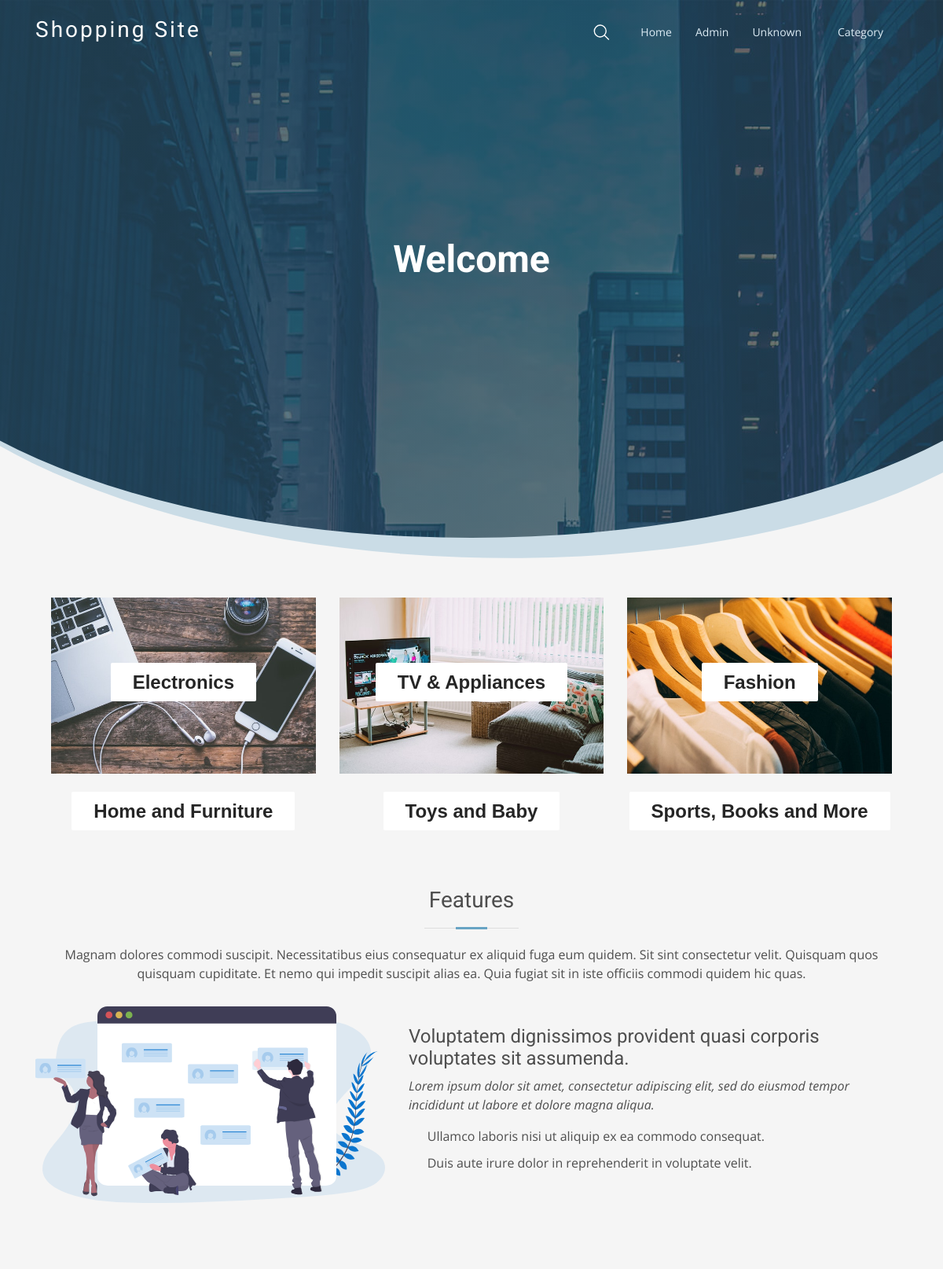
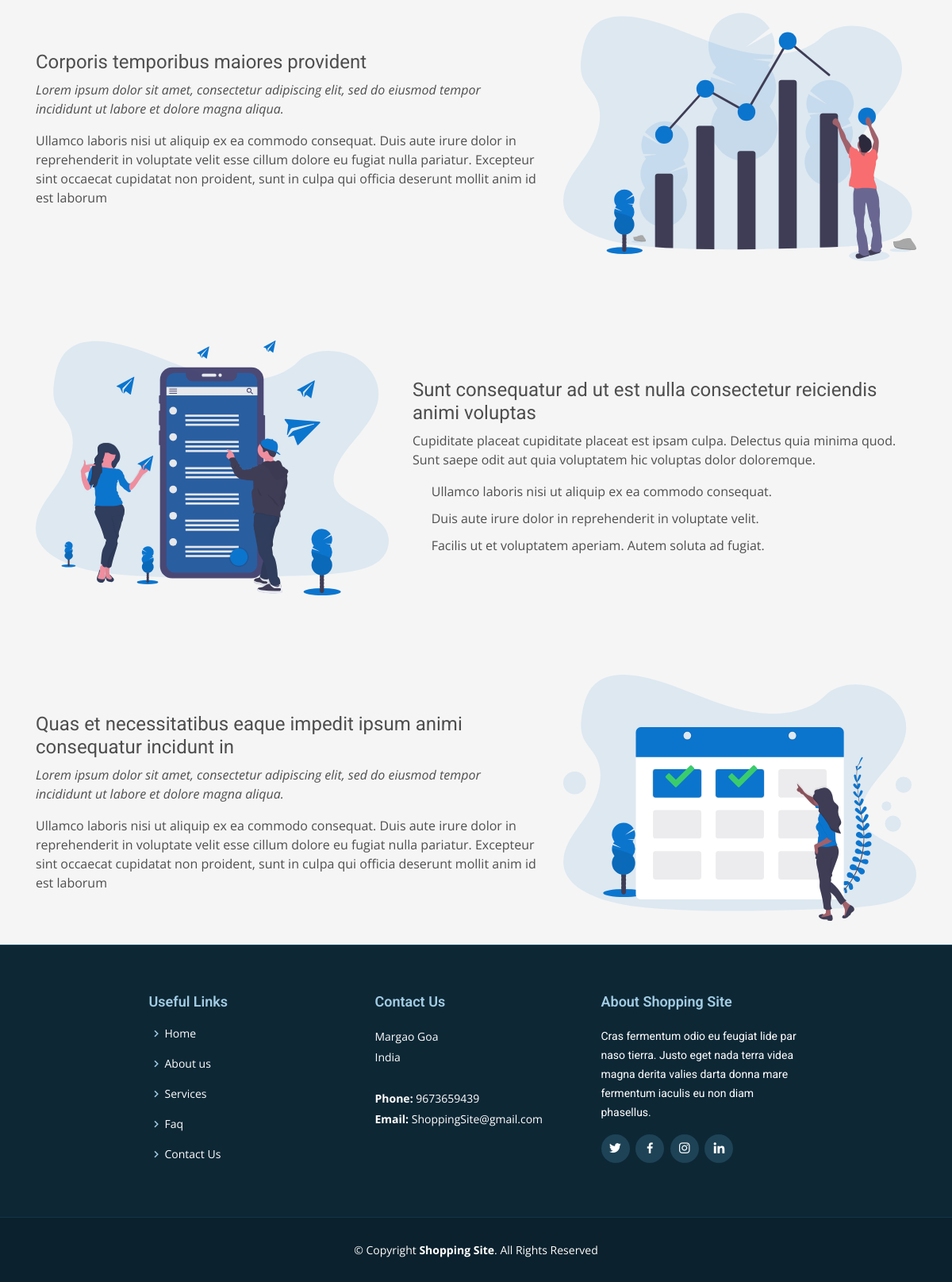
Screenshot of / (signed in) with the database file from the repository (2 pictures, top to bottom).
### products/models.py (models this page shows, shortened)
class Category(MPTTModel):
    name = models.CharField(max_length=50, unique=True)
    parent = TreeForeignKey('self', null=True, blank=True, related_name='children', db_index=True,
                            on_delete=models.CASCADE)
    image_url = models.ImageField(upload_to='category/img', null=True, blank=True)
    description = models.CharField(max_length=200, null=True, blank=True)
    slug = models.SlugField(unique=True, blank=True)
    class MPTTMeta:
        order_insertion_by = ['name']
    class Meta:
        unique_together = ('parent', 'slug')
        verbose_name_plural = 'categories'

### products/views.py (the view)
# urls.py: path('', views.homepage, name='homepage'),
def homepage(request):
    category = Category.objects.filter(level=0)
    return render(request, 'template/homepage.html', {'category': category})

### products/context_processors.py (called while the page is built)
def add_variable_to_context(request):
    if request.user.is_authenticated:
        wishlist_count = Profile.objects.get(user=request.user).wishlist_products.all().count()
        cart_count = Profile.objects.get(user=request.user).cart_products.all().count()
        order_count = Admin.objects.filter(customer=request.user).count()
        notification_count = Notification.objects.filter(user=request.user, close=False).count()
        notification_new_count = Notification.objects.filter(user=request.user, seen=False).count()
        return {
            'order_count': order_count,
            'wishlist_count': wishlist_count,
            'cart_count': cart_count,
            'notification_count': notification_count,
            'notification_new_count': notification_new_count,
        }
    else:
        return {}

### products/templates/template/homepage.html (shortened to what this page needs)
{% extends 'template/base.html' %}
{% load static %}
{% block content %}
<section id="hero" class="d-flex justify-content-center align-items-center">
    <div id="heroCarousel" class="container carousel carousel-fade" data-ride="carousel">
        <div class="carousel-item active">
            <div class="carousel-container">
                <h2 class="animated fadeInDown">Welcome</h2>
            </div>
        </div>
    </div>
</section>
<div class="banner-section">
    <div class="container-fluid">
        <div class="row">
            {% for i in category %}
            <div class="col-lg-4" data-aos="fade-up" data-aos-anchor-placement='top-bottom'
                 style="margin-bottom:40px">
                <div class="single-banner">
                    <div class="inner-text">
                        <h4><a href="{% url 'category' slug=i.slug %}" class="stretched-link">{{ i.name }}</a></h4>
                    </div>
                </div>
            </div>
            {% endfor %}
        </div>
    </div>
</div>
<section class="features" style="margin-bottom: 30px;">
    <div class="container">
        <div class="section-title">
            <h2>Features</h2>
            <p>Magnam dolores commodi suscipit. Necessitatibus eius consequatur ex aliquid fuga eum quidem. Sit sint
                consectetur velit. Quisquam quos quisquam cupiditate. Et nemo qui impedit suscipit alias ea. Quia
                fugiat sit in iste officiis commodi quidem hic quas.</p>
        </div>
        <div class="row" data-aos-anchor-placement='top-bottom' data-aos="fade-up">
            <div class="col-md-5">
                <img src="{% static 'img/features-1.svg' %}" class="img-fluid" alt="">
            </div>
            <div class="col-md-7 pt-4">
                <h3>Voluptatem dignissimos provident quasi corporis voluptates sit assumenda.</h3>
                <p class="font-italic">
                    Lorem ipsum dolor sit amet, consectetur adipiscing elit, sed do eiusmod tempor incididunt ut
                    labore et dolore
                    magna aliqua.
                </p>
                <ul>
                    <li><i class="icofont-check"></i> Ullamco laboris nisi ut aliquip ex ea commodo consequat.</li>
                    <li><i class="icofont-check"></i> Duis aute irure dolor in reprehenderit in voluptate velit.
                    </li>
                </ul>
            </div>
        </div>
        <div class="row" data-aos="fade-up" data-aos-anchor-placement='top-bottom'>
            <div class="col-md-5 order-1 order-md-2">
                <img src="{% static 'img/features-2.svg' %}" class="img-fluid" alt="">
            </div>
            <div class="col-md-7 pt-5 order-2 order-md-1">
                <h3>Corporis temporibus maiores provident</h3>
                <p class="font-italic">
                    Lorem ipsum dolor sit amet, consectetur adipiscing elit, sed do eiusmod tempor incididunt ut
                    labore et dolore
                    magna aliqua.
                </p>
                <p>
                    Ullamco laboris nisi ut aliquip ex ea commodo consequat. Duis aute irure dolor in reprehenderit
                    in voluptate
                    velit esse cillum dolore eu fugiat nulla pariatur. Excepteur sint occaecat cupidatat non
                    proident, sunt in
                    culpa qui officia deserunt mollit anim id est laborum
                </p>
            </div>
        </div>
        <div class="row" data-aos="fade-up" data-aos-anchor-placement='top-bottom'>
            <div class="col-md-5">
                <img src="{% static 'img/features-3.svg' %}" class="img-fluid" alt="">
            </div>
            <div class="col-md-7 pt-5">
                <h3>Sunt consequatur ad ut est nulla consectetur reiciendis animi voluptas</h3>
                <p>Cupiditate placeat cupiditate placeat est ipsam culpa. Delectus quia minima quod. Sunt saepe odit
                    aut quia voluptatem hic voluptas dolor doloremque.</p>
                <ul>
                    <li><i class="icofont-check"></i> Ullamco laboris nisi ut aliquip ex ea commodo consequat.</li>
                    <li><i class="icofont-check"></i> Duis aute irure dolor in reprehenderit in voluptate velit.
                    </li>
                    <li><i class="icofont-check"></i> Facilis ut et voluptatem aperiam. Autem soluta ad fugiat.</li>
                </ul>
            </div>
        </div>
        <div class="row" data-aos="fade-up" data-aos-anchor-placement='top-bottom'>
            <div class="col-md-5 order-1 order-md-2">
                <img src="{% static 'img/features-4.svg' %}" class="img-fluid" alt="">
            </div>
            <div class="col-md-7 pt-5 order-2 order-md-1">
                <h3>Quas et necessitatibus eaque impedit ipsum animi consequatur incidunt in</h3>
                <p class="font-italic">
                    Lorem ipsum dolor sit amet, consectetur adipiscing elit, sed do eiusmod tempor incididunt ut
                    labore et dolore
                    magna aliqua.
                </p>
                <p>
                    Ullamco laboris nisi ut aliquip ex ea commodo consequat. Duis aute irure dolor in reprehenderit
                    in voluptate
                    velit esse cillum dolore eu fugiat nulla pariatur. Excepteur sint occaecat cupidatat non
                    proident, sunt in
                    culpa qui officia deserunt mollit anim id est laborum
                </p>
            </div>
        </div>
    </div>
</section>
{% endblock %}

### products/templates/template/base.html (shortened to what this page needs)
<!doctype html>
<html lang="en">
<head>
    <link rel="stylesheet" href="https://stackpath.bootstrapcdn.com/bootstrap/4.5.0/css/bootstrap.min.css"
>
    <link rel="stylesheet" href="https://cdnjs.cloudflare.com/ajax/libs/font-awesome/5.13.0/css/all.min.css"
/>
    {% load static %}
    <link rel="stylesheet" href="{% static 'vendor/aos/aos.css' %}">
    <link rel="stylesheet" href="{% static 'vendor/animate.css/animate.min.css' %}">
    <link rel="stylesheet" href="{% static 'vendor/icofont/icofont.min.css' %}">
    <link rel="stylesheet" href="{% static 'vendor/boxicons/css/boxicons.min.css' %}">
    <link rel="stylesheet" href="{% static 'vendor/owl.carousel/assets/owl.carousel.min.css' %}">
    <link rel="stylesheet" href="{% static 'vendor/elegant-icons.css' %}" type="text/css">
    <link rel="stylesheet" href="{% static 'vendor/themify-icons.css' %}" type="text/css">
    <link rel="stylesheet" href="{% static 'vendor/jquery-ui.min.css' %}" type="text/css">
    <link rel="stylesheet" href="{% static 'vendor/slicknav.min.css' %}" type="text/css">
    <link rel="stylesheet" href="{% static 'vendor/starability-all.min.css' %}" type="text/css">
    <link href="{% static 'css/style.css' %}" type="text/css" rel="stylesheet">
</head>
<body>
{% if request.path == '/' %}
<header id=header class="fixed-top header-transparent">
    {% else %}
    <header id=header class="fixed-top header">
        {% endif %}
        <div class="container">
            <div class="logo float-left">
                <h1 class="text-light"><a href="{% url 'homepage' %}"><span>Shopping Site</span></a></h1>
            </div>
            <nav class="nav-menu float-right d-none d-lg-block">
                <ul>
                    <li>
                        <form action="{% url 'search' %}" method="GET" value="{{request.GET.q}}">
                            <div class="search">
                                <input type="text" name="q" value="{{request.GET.q}}" placeholder=" ">
                                <div>
                                    <svg>
                                        <use xlink:href="#path"/>
                                    </svg>
                                </div>
                            </div>
                        </form>
                    </li>
                    <li><a href="{% url 'homepage' %}">Home</a></li>
                    {% if user.is_superuser or user.is_staff %}
                    <li><a href="{% url 'admin_page' %}">Admin</a></li>
                    {% endif %}
                    {% if user.is_authenticated %}
                    <li class="drop-down"><a href="{% url 'user' %}">{{ user.username }}</a>
                    </li>
                    {% elif request.path != "/login/" %}
                    <li><a href="{% url 'login' %}">Login</a></li>
                    {% endif %}
                    <li class="drop-down"><a href="">Category</a>
                    </li>
                </ul>
            </nav>
        </div>
    </header>
    {% block content %}
    {% endblock %}
    <footer id="footer">
        <div class="footer-top">
            <div class="container">
                <div class="row justify-content-center">
                    <div class="col-lg-3 col-md-6  footer-links">
                        <h4>Useful Links</h4>
                        <ul>
                            <li><i class="bx bx-chevron-right"></i> <a href="{% url 'homepage' %}">Home</a></li>
                            <li><i class="bx bx-chevron-right"></i> <a href="{% url 'about_us' %}">About us</a></li>
                            <li><i class="bx bx-chevron-right"></i> <a href="{% url 'services' %}">Services</a></li>
                            <li><i class="bx bx-chevron-right"></i> <a href="{% url 'faq' %}">Faq</a></li>
                            <li><i class="bx bx-chevron-right"></i> <a href="{% url 'contact_us' %}">Contact Us</a></li>
                        </ul>
                    </div>
                    <div class="col-lg-3 col-md-6 footer-contact">
                        <h4>Contact Us</h4>
                        <p>
                            Margao Goa<br>
                            India <br><br>
                            <strong>Phone:</strong> 9673659439<br>
                            <strong>Email:</strong> ShoppingSite@gmail.com<br>
                        </p>
                    </div>
                    <div class="col-lg-3 col-md-6 footer-info">
                        <h3>About Shopping Site</h3>
                        <p>Cras fermentum odio eu feugiat lide par naso tierra. Justo eget nada terra videa magna derita
                            valies darta donna mare fermentum iaculis eu non diam phasellus.</p>
                        <div class="social-links mt-3">
                            <a href="#" class="twitter"><i class="bx bxl-twitter"></i></a>
                            <a href="#" class="facebook"><i class="bx bxl-facebook"></i></a>
                            <a href="#" class="instagram"><i class="bx bxl-instagram"></i></a>
                            <a href="#" class="linkedin"><i class="bx bxl-linkedin"></i></a>
                        </div>
                    </div>
                </div>
            </div>
        </div>
        <div class="container">
            <div class="copyright">
                &copy; Copyright <strong><span>Shopping Site</span></strong>. All Rights Reserved
            </div>
        </div>
    </footer>
</body>
</html>

### rows the page displays
Category: name "Electronics"
Category: name "TV & Appliances"
Category: name "Fashion"
Category: name "Home and Furniture"
Category: name "Toys and Baby"
Category: name "Sports, Books and More"

### other values shown
{{ user.username }} "Unknown"
